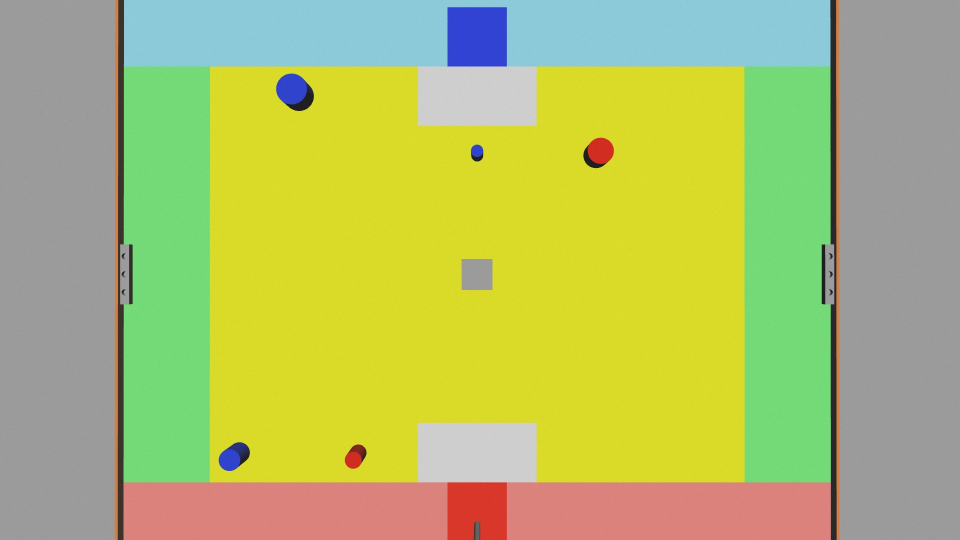
#> input picture topview.jpg, 1920 x 1080 px (shown at 1/2 size)
$ python test.py
#> lines starting #> are read from the running program, lines starting #| are printed output that depends on the picture; after the words box and inside, x2 and y2 are one past the last pixel; in counts of white or black regions, pixels touching at a corner belong together
# import imutils
from cv2 import cv2
import numpy as np
warped_img = None
input_img2 = cv2.imread("topview.jpg")
#> input_img2 is the input picture: shape (1080, 1920, 3); mean B, G, R 106.6, 189, 177.6
input_img1 = cv2.resize(input_img2, (900, 700))
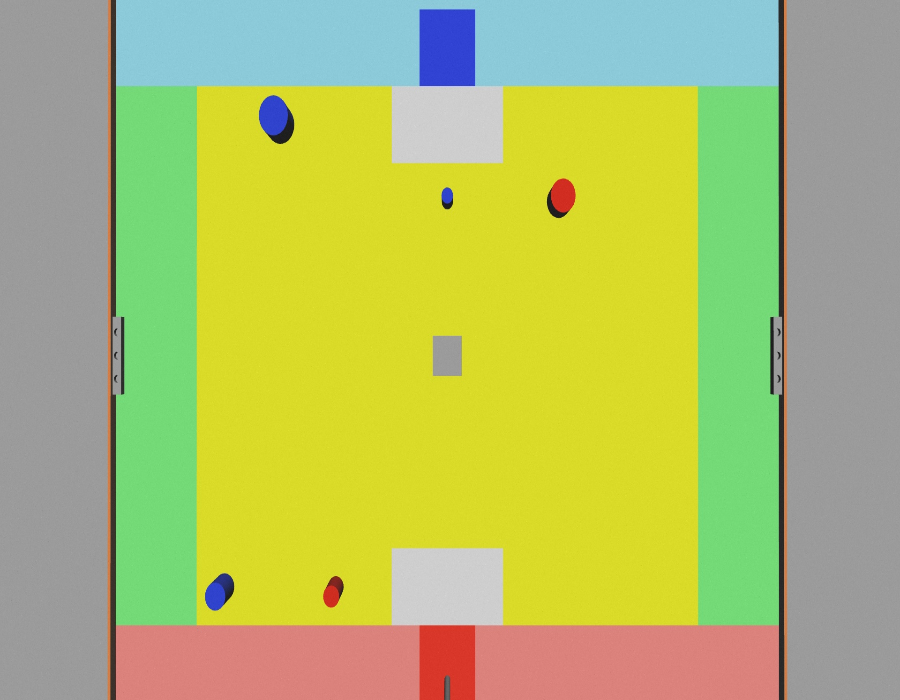
#> input_img1: shape (700, 900, 3); mean B, G, R 106.5, 188.9, 177.5
# cv2.imshow("1", input_img1)
# cv2.waitKey(0)

input_img = cv2.cvtColor(input_img1, cv2.COLOR_BGR2GRAY)
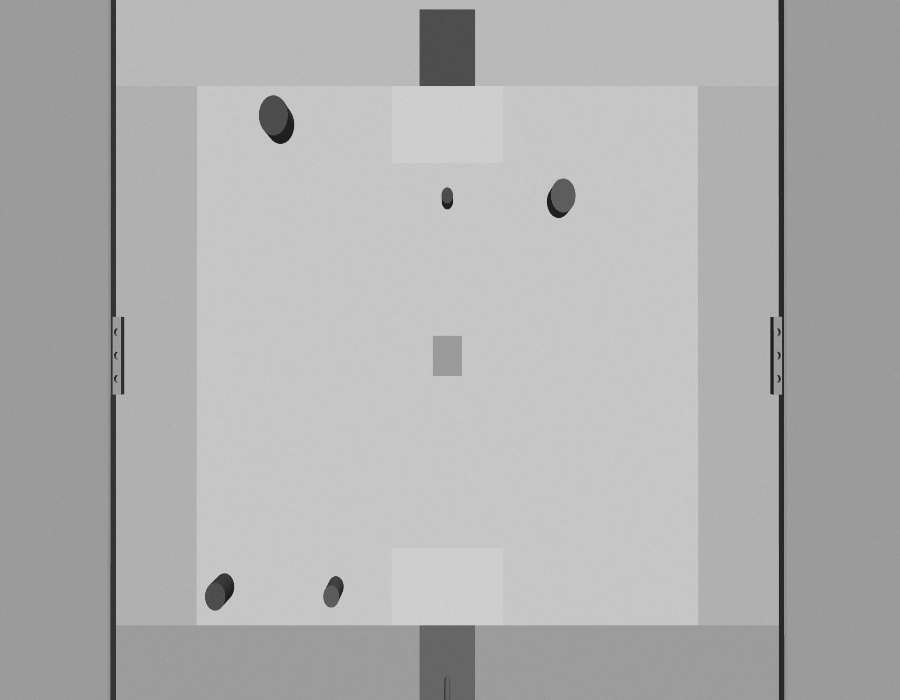
#> input_img: shape (700, 900); min 25, max 213, mean 176

# input_img = cv2.GaussianBlur(cv2.cvtColor(
#     input_img1, cv2.COLOR_BGR2GRAY), (5, 5), 0)
# cv2.imwrite("D:\CiPHER\working\grayBlur.jpg", input_img)
# input_img = input_img1

cv2.imshow("11", input_img)
cv2.waitKey(0)


(thresh, blackAndWhiteImage1) = cv2.threshold(
    input_img, 194, 202, cv2.THRESH_BINARY)
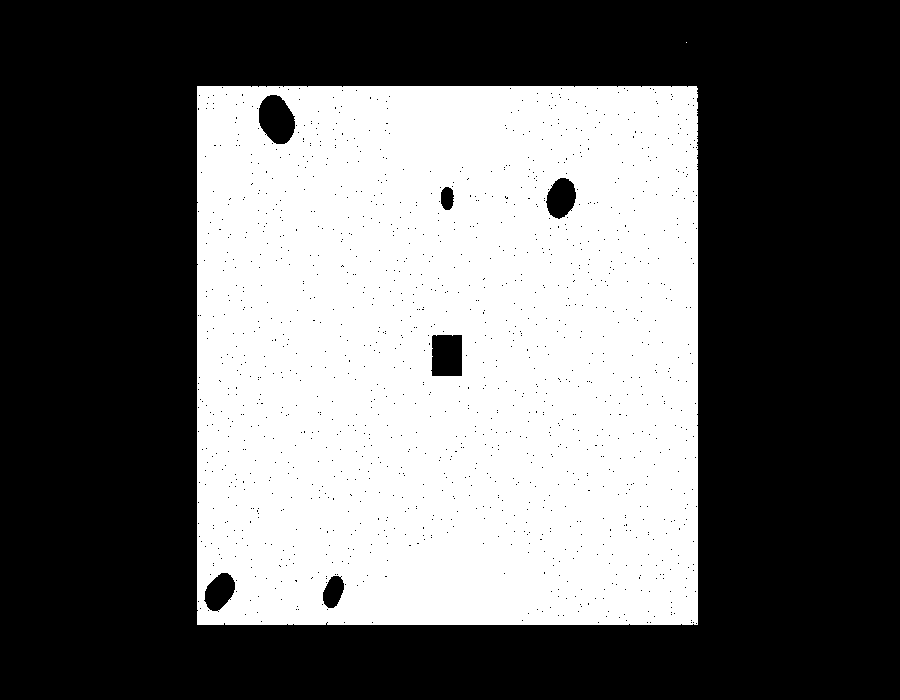
#> blackAndWhiteImage1: shape (700, 900); values 0 (black) and 202 (white), 41.8% white; 2 white regions (1 under 20 px)

cv2.imshow("blackAndWhiteImage1", blackAndWhiteImage1)
cv2.waitKey(0)

# [10 lines of commented-out code are left out]

contours, _ = cv2.findContours(
    blackAndWhiteImage1, cv2.RETR_EXTERNAL, cv2.CHAIN_APPROX_SIMPLE)
#> contours = 2 contours, 1 with area under 20; largest, box (x1, y1, x2, y2) and area: (197, 86, 698, 625) 268946
h, w = blackAndWhiteImage1.shape
#> h = 700; w = 900
# cv2.drawContours(input_img1, contours, -1, (0, 255, 0), 3)
# cv2.imshow("Mask", input_img1)
# cv2.waitKey(0)

for cnt in contours:
    area = cv2.contourArea(cnt)
    if(area < (h*w) and area > ((h/3)*(w/3))):
        approx = cv2.approxPolyDP(cnt, 0.01*cv2.arcLength(cnt, True), True)
        x1 = approx.ravel()[0]
        y1 = approx.ravel()[1]
        x2 = approx.ravel()[2]
        y2 = approx.ravel()[3]
        x3 = approx.ravel()[4]
        y3 = approx.ravel()[5]
        x4 = approx.ravel()[6]
        y4 = approx.ravel()[7]
        break
#> this loop made 1 pass
#> (area, x1, y1, x2, y2, x3, y3, x4) on pass 1: (268945.5, 197, 86, 197, 624, 697, 624, 696)
# Detecting which point is at which corner of image frame
if(x1 < w/2 and y1 < h/2):
    x11, y11 = 0, 0
elif(x1 > w/2 and y1 < h/2):
    x11, y11 = w, 0
elif(x1 > w/2 and y1 > h/2):
    x11, y11 = w, h
elif(x1 < w/2 and y1 > h/2):
    x11, y11 = 0, h
if(x2 < w/2 and y2 < h/2):
    x22, y22 = 0, 0
elif(x2 > w/2 and y2 < h/2):
    x22, y22 = w, 0
elif(x2 > w/2 and y2 > h/2):
    x22, y22 = w, h
elif(x2 < w/2 and y2 > h/2):
    x22, y22 = 0, h
#> x22 = 0; y22 = 700
if(x3 < w/2 and y3 < h/2):
    x33, y33 = 0, 0
elif(x3 > w/2 and y3 < h/2):
    x33, y33 = w, 0
elif(x3 > w/2 and y3 > h/2):
    x33, y33 = w, h
#> x33 = 900; y33 = 700
elif(x3 < w/2 and y3 > h/2):
    x33, y33 = 0, h
if(x4 < w/2 and y4 < h/2):
    x44, y44 = 0, 0
elif(x4 > w/2 and y4 < h/2):
    x44, y44 = w, 0
#> x44 = 900; y44 = 0
elif(x4 > w/2 and y4 > h/2):
    x44, y44 = w, h
elif(x4 < w/2 and y4 > h/2):
    x44, y44 = 0, h
# Applying Warp Perspective
pts1 = np.float32([[x1, y1], [x2, y2], [x3, y3], [x4, y4]])
#> pts1 = [[197, 86], [197, 624], [697, 624], [696, 86]]
pts2 = np.float32([[x11, y11], [x22, y22], [x33, y33], [x44, y44]])
#> pts2 = [[0, 0], [0, 700], [900, 700], [900, 0]]
matrix = cv2.getPerspectiveTransform(pts1, pts2)
#> matrix = [[1.8, 4.05e-17, -355.4], [8.76e-17, 1.3, -112.2], [-2.04e-19, 3.73e-06, 1]]
warped_img = cv2.warpPerspective(input_img, matrix, (w, h))
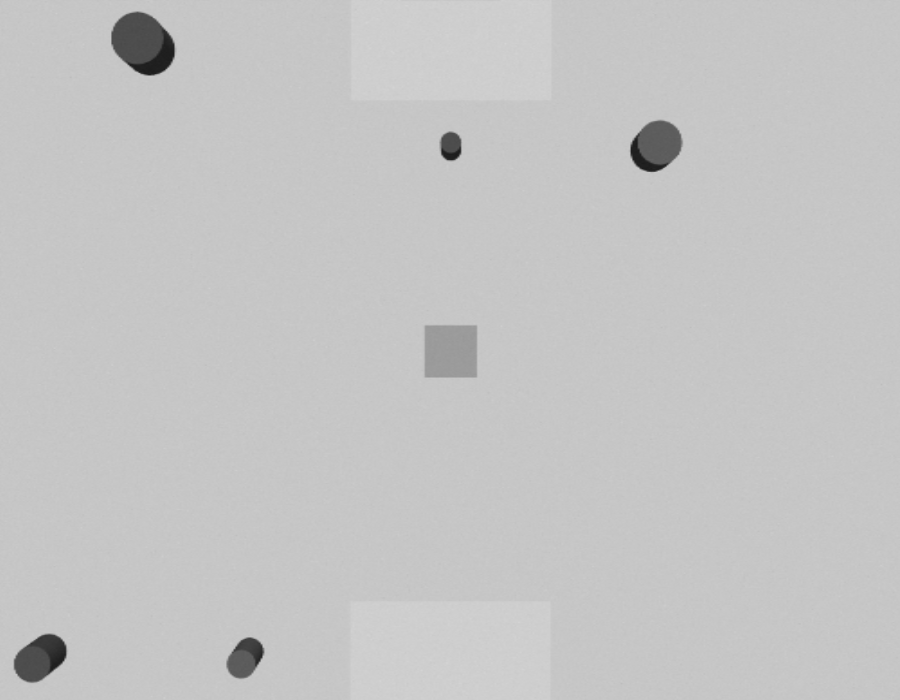
#> warped_img: shape (700, 900); min 28, max 213, mean 196.6
warped_img1 = cv2.warpPerspective(input_img1, matrix, (w, h))
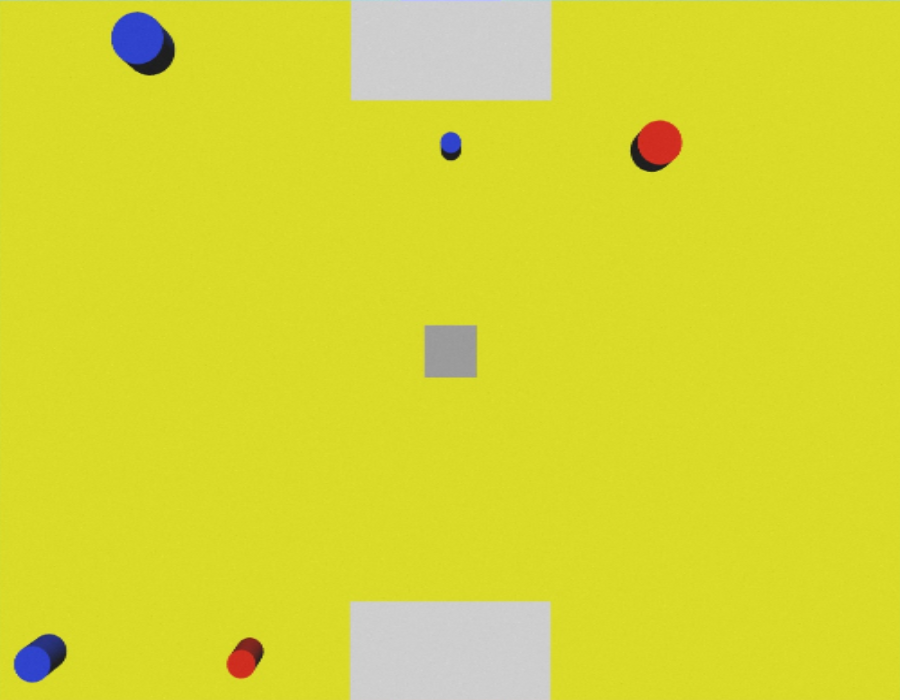
#> warped_img1: shape (700, 900, 3); mean B, G, R 52, 215.6, 215.1
cv2.imshow("warped_img", warped_img)
# cv2.imwrite("D:\CiPHER\originalImg.jpg", warped_img)
cv2.waitKey(0)

# (thresh, blackAndWhiteImage4) = cv2.threshold(
#     warped_img, 151, 160, cv2.THRESH_BINARY_INV)

# cv2.imshow("blackAndWhiteImage4", blackAndWhiteImage4)
# cv2.waitKey(0)

(thresh, blackAndWhiteImage3) = cv2.threshold(
    warped_img, 151, 202, cv2.THRESH_BINARY_INV)
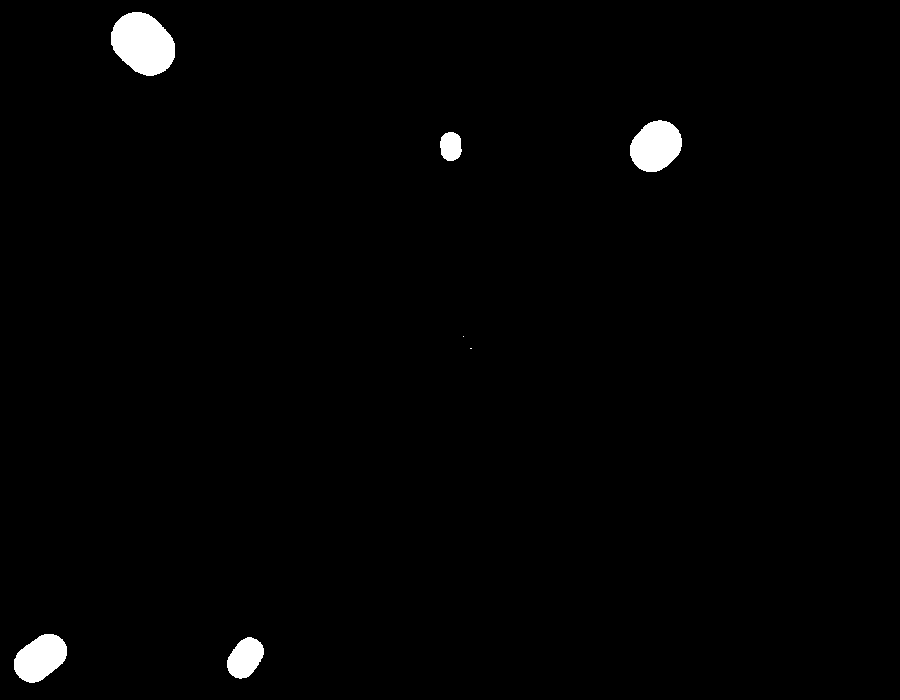
#> blackAndWhiteImage3: shape (700, 900); values 0 (black) and 202 (white), 1.3% white; 7 white regions (2 under 20 px)

# blackAndWhiteImage3 = blackAndWhiteImage3+blackAndWhiteImage4

cv2.imshow("blackAndWhiteImage3", blackAndWhiteImage3)
cv2.waitKey(0)

contours, _ = cv2.findContours(
    blackAndWhiteImage3, cv2.RETR_EXTERNAL, cv2.CHAIN_APPROX_SIMPLE)
#> contours = 7 contours, 2 with area under 20; largest, box (x1, y1, x2, y2) and area: (111, 12, 175, 76) 2925, (630, 120, 682, 172) 1949, (14, 634, 67, 683) 1738, (227, 637, 264, 679) 1027, (440, 132, 462, 161) 478
h, w = blackAndWhiteImage3.shape

for cnt in contours:
    area = cv2.contourArea(cnt)
    if(area < (h*w) and area > 500):

        # [13 lines of commented-out code are left out]

        approx = cv2.approxPolyDP(cnt, 0.01*cv2.arcLength(cnt, True), True)
        # if len(approx) != 4:
        M = cv2.moments(cnt)
        cx = int(M['m10']/M['m00'])
        cy = int(M['m01']/M['m00'])
        # cv2.circle(warped_img1, (cx, cy), 8, (0, 255, 255), -1)
        print("Area: ", area)
        print("(X, Y): ", (cx, cy))
        print(len(approx))
        print("")
#> this loop made 7 passes
#> (area, cx, cy) on passes 1, 2, 6, 7: (1027, 244, 657), (1738, 39, 657), (1949, 655, 145), (2925, 142, 43)
#> area on pass 5: 478
#| Area:  1027.0
#| (X, Y):  (244, 657)
#| 10
#| Area:  1738.0
#| (X, Y):  (39, 657)
#| 12
#| Area:  1949.0
#| (X, Y):  (655, 145)
#| 11
#| Area:  2925.0
#> (further printed lines are left out)

cv2.drawContours(warped_img1, contours, -1, (0, 255, 0), 3)
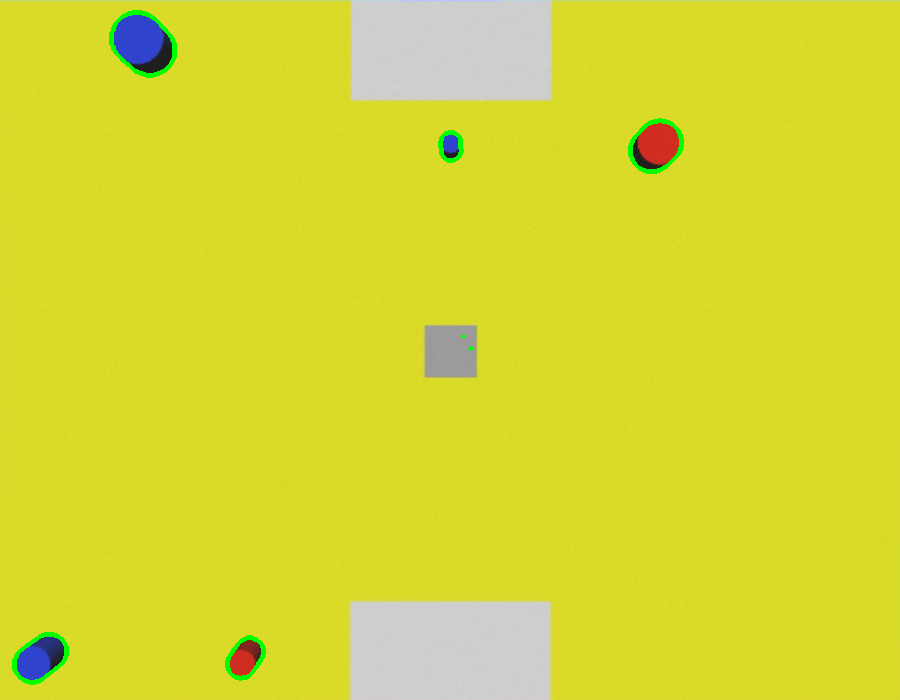
#> warped_img1: shape (700, 900, 3); 0.5% of pixels changed, all inside (x1, y1, x2, y2) = (12, 10, 684, 685)
cv2.imshow("Mask", warped_img1)
cv2.waitKey(0)
